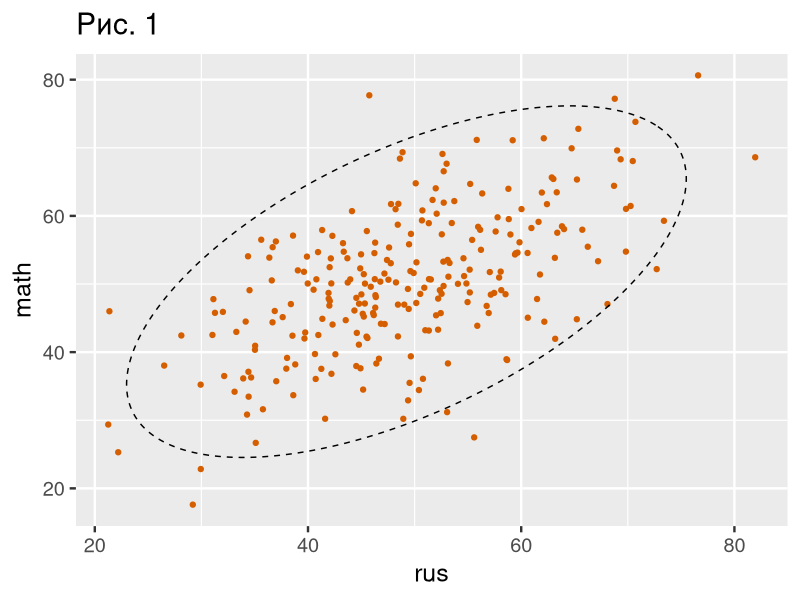
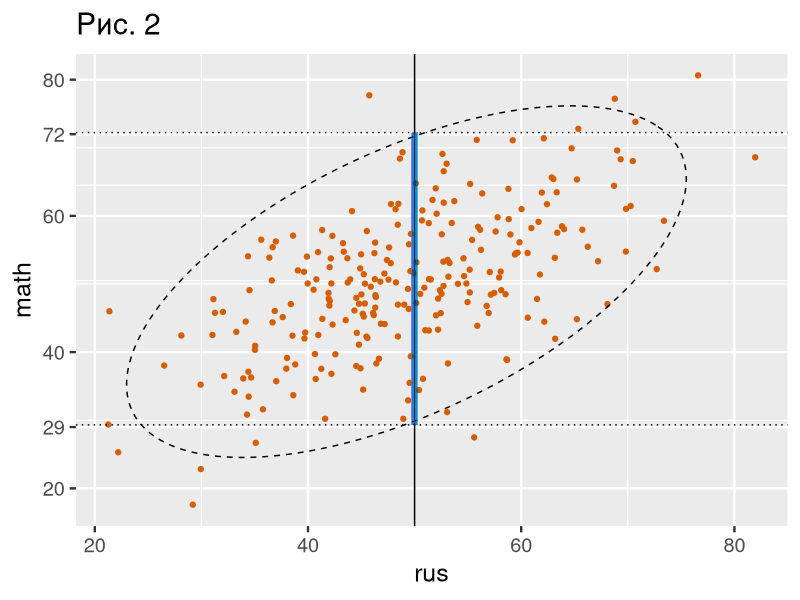
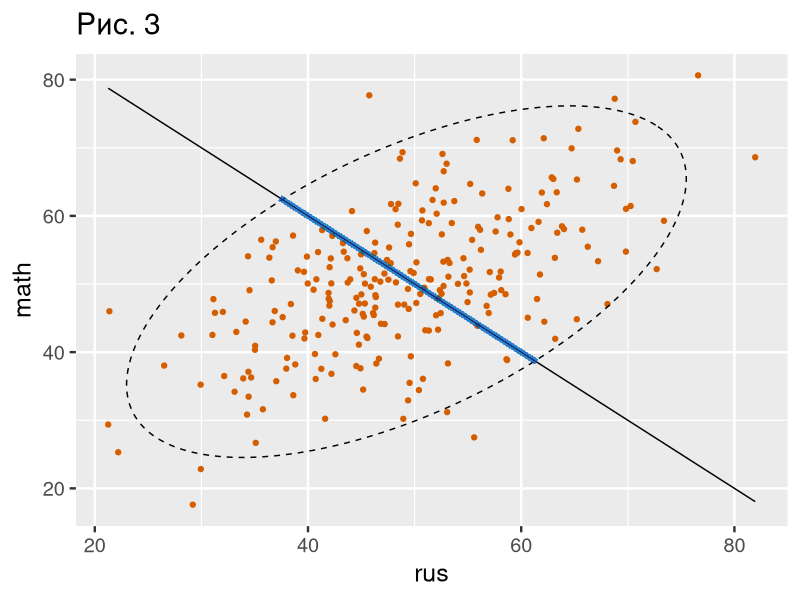
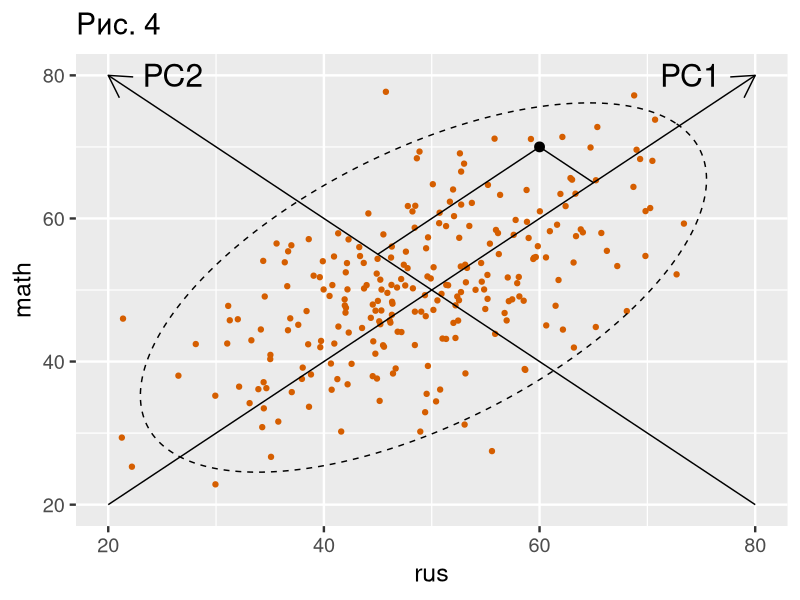
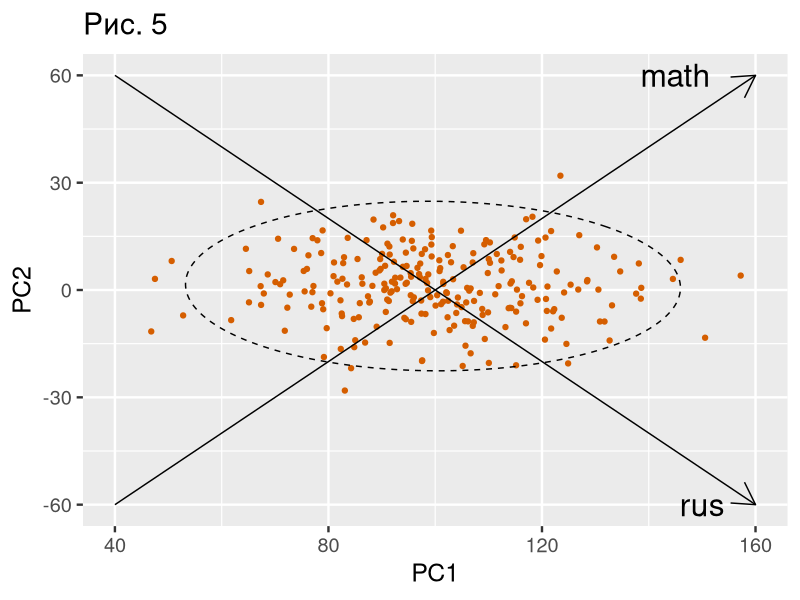
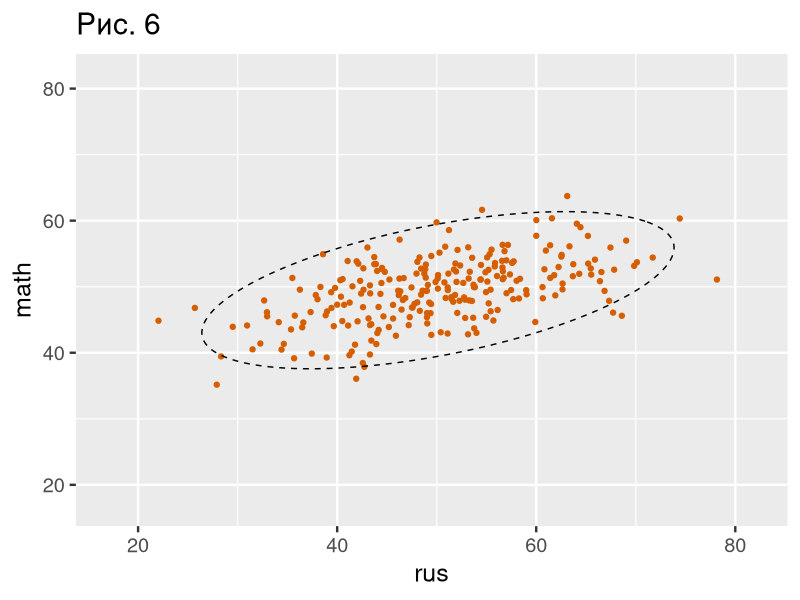
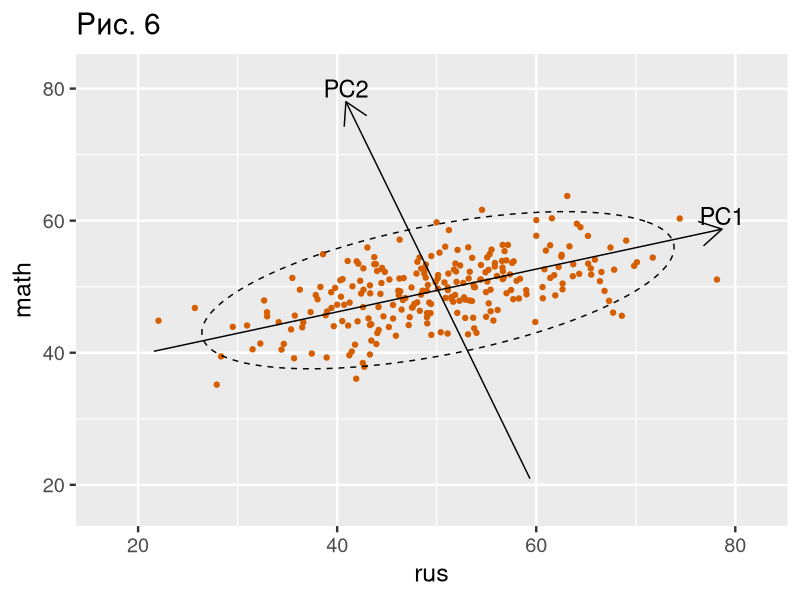
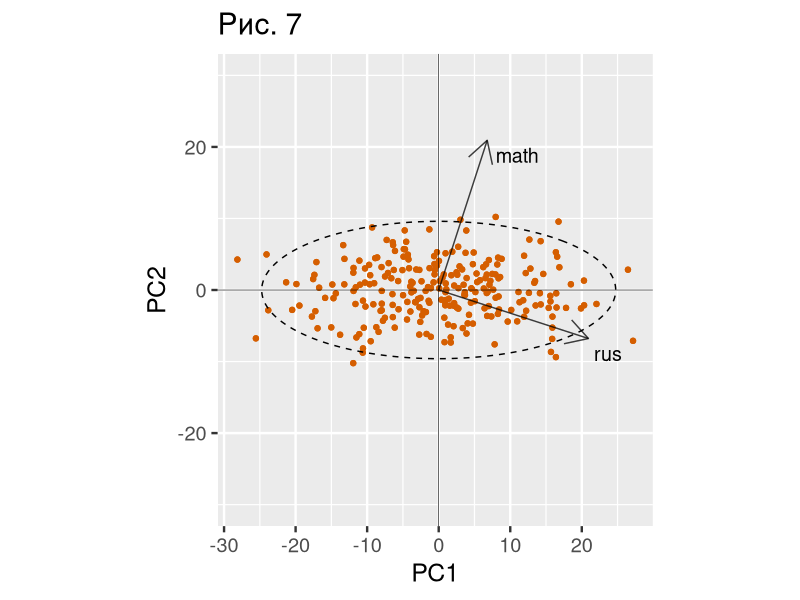

The R source for these figures, in order:
## ---- chunk 1
Sys.setlocale('LC_ALL',"ru_RU.UTF-8")
set.seed(124)
## ---- chunk 2
library(knitr)
ave = rnorm(250, 50, 10)
incline = rnorm(250, 0, 5)
rus = ave + incline
math = ave - incline
gradebook <- data.frame(rus, math)
kable(gradebook[1:5, ])
## ---- chunk 3
library(ggplot2)
library(grid)
library(ellipse)
theme_set(theme_gray(base_size = 18))
pointcolor <- "#D55E00"
ell <- as.data.frame(ellipse(var(gradebook), centre = sapply(gradebook, mean), npoints=1000))
basicplot = ggplot(gradebook)+
  geom_point(aes(rus,math), colour=pointcolor)+
  geom_path(data=ell, aes(x=rus, y=math), linetype=2)

basicplot + ggtitle('Рис. 1')

## ---- chunk 4
x0 = 50
ell_strip = ell[ell$rus > x0-1 & ell$rus<x0+1, ]
smin = min(ell_strip$math)
smax = max(ell_strip$math)
## ---- chunk 5
stripcolor = "#0072B2"
basicplot +
  geom_vline(xintercept=50, linetype=1)+
  geom_segment(aes(x=x0, y=smin, xend=x0, yend=smax), size=2, colour=stripcolor, alpha=0.01)+
  geom_hline(yintercept=smin, linetype=3)+
  geom_hline(yintercept=smax, linetype=3)+
  ggtitle('Рис. 2')+
  scale_y_continuous(breaks=c(seq(0,100, by=20),round(c(smin, smax))))
  
## ---- chunk 6
value = 100
ell_strip = ell[ell$rus+ell$math > value-0.5 & ell$rus+ell$math<value+0.5, ]
mathmin = min(ell_strip$math)
mathmax = max(ell_strip$math)

rusmin=value-mathmin
rusmax=value-mathmax

basicplot +
  ggtitle('Рис. 3')+
  stat_function(fun=function(x){100-x})+
  geom_segment(aes(x=rusmin, y=mathmin, xend=rusmax, yend=mathmax), size=2, alpha=0.01, colour=stripcolor)

## ---- chunk 7
fig4 <- basicplot +
  ggtitle('Рис. 4')+
  scale_y_continuous(limits=c(20,80))+
  scale_x_continuous(limits=c(20,80))+
  annotate("segment", x=20,y=20,xend=80,yend=80,arrow=arrow()) +
  annotate("segment", x=80,y=20,xend=20,yend=80,arrow=arrow()) +
  annotate("text", x=74, y=80, label="PC1", size=8) +
  annotate("text", x=26, y=80, label="PC2", size=8) +
  annotate("segment", x=60, y=70, xend=65, yend=65) +
  annotate("segment", x=60, y=70, xend=60-15, yend=70-15) +
  annotate("point", x=60, y=70, size=3)
  

fig4
## ---- chunk 8
attach(gradebook)
newgrades = data.frame(PC1=math+rus, PC2=math-rus)
detach(gradebook)

ell <- as.data.frame(ellipse(var(newgrades), centre = sapply(newgrades, mean), npoints=1000))
newbasic = ggplot(newgrades)+
  geom_point(aes(PC1,PC2), colour=pointcolor)+
  geom_path(data=ell, aes(x=PC1, y=PC2), linetype=2)+
  scale_x_continuous(limits=c(40,160)) +
  scale_y_continuous(limits=c(-60,60)) +
  annotate("segment",x=40,y=-60,xend=160,yend=60,arrow=arrow()) +
  annotate("segment",x=40,y=60,xend=160,yend=-60,arrow=arrow()) +
  annotate("text", x=145, y=60, label="math", size=8) +
  annotate("text", x=150, y=-60, label="rus", size=8) +
  ggtitle("Рис. 5")

newbasic
## ---- chunk 9
rus = rnorm(250, 50, 10)
math = 35+0.3*rus + rnorm(250, 0, 4)
gradebook <- data.frame(rus, math)

pointcolor <- "#D55E00"
ell <- as.data.frame(ellipse(var(gradebook), centre = sapply(gradebook, mean), npoints=1000))
basicplot = ggplot(gradebook)+
  geom_point(aes(rus,math), colour=pointcolor)+
  geom_path(data=ell, aes(x=rus, y=math), linetype=2)+
  scale_x_continuous(limits=c(17, 82))+
  scale_y_continuous(limits=c(17, 82))
  

basicplot + ggtitle('Рис. 6')
## ---- chunk 10
pca <- prcomp(gradebook)
rot <- pca$rotation
pca
## ---- chunk 11
a11 = rot['rus', 'PC1']
a12 = rot['math', 'PC1']
a21 = rot['rus', 'PC2']
a22 = rot['math', 'PC2']
## ---- chunk 12
axis <- function(basic, v1, v2, length, title) {
  basic + annotate("segment", x=crus-length*v1, y=cmath-length*v2, xend=crus + length*v1, yend=cmath + length*v2, arrow=arrow()) + annotate("text", x=crus+length*v1, y=cmath + length*v2+2, label = title, size=6)
}

crus <- mean(gradebook$rus)
cmath <- mean(gradebook$math)
length <- 30

plot_with_axis <- axis(basicplot, a11, a12, length, "PC1")
plot_with_axis <- axis(plot_with_axis, a21, a22, length, "PC2")
plot_with_axis + ggtitle('Рис. 6')
## ---- chunk 13
# FROM: http://stackoverflow.com/a/6579572/3025981

PCbiplot <- function(PC, x="PC1", y="PC2") {
    # PC being a prcomp object
    data <- data.frame(obsnames=1:length(PC$x), PC$x)
    
    ell <- as.data.frame(ellipse(var(PC$x), npoints=1000))
    
    plot <- ggplot(data, aes_string(x=x, y=y)) + geom_point(color=pointcolor)
    plot <- plot + geom_hline(aes(0), yintercept=0, size=.2) + geom_vline(aes(0), xintercept=0, size=.2)
    datapc <- data.frame(varnames=rownames(PC$rotation), PC$rotation)
    mult <- min(
        (max(data[,y]) - min(data[,y])/(max(datapc[,y])-min(datapc[,y]))),
        (max(data[,x]) - min(data[,x])/(max(datapc[,x])-min(datapc[,x])))
        )
    datapc <- transform(datapc,
            v1 = 1.2 * mult * (get(x)),
            v2 = 1.2 * mult * (get(y))
            )
    plot <- plot + coord_equal() + geom_text(data=datapc, aes(x=v1, y=v2, label=varnames), size = 5, vjust=1.5, hjust=-0.2, color="black", size=4)
    plot <- plot + geom_segment(data=datapc, aes(x=0, y=0, xend=v1, yend=v2), arrow=arrow(), alpha=0.75, color="black") + scale_y_continuous(limits = c(-30,30)) + geom_path(data=ell, aes(x=PC1, y=PC2), linetype=2)
    plot
}
# END FROM
pca <- prcomp(gradebook)
PCbiplot(pca) + ggtitle("Рис. 7")
